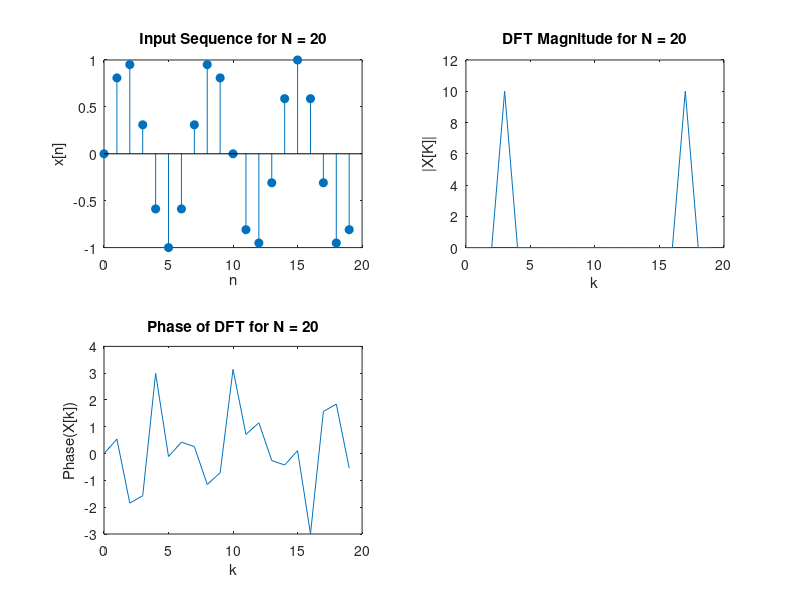

MATLAB code for this plot:
n = -200:200;
N = 20;
wo = 3*pi/10;  
x = sin(wo*n);

x_truncated = x(1:N); 

X_k = fft(x_truncated, N);

figure;
subplot(2,2,1);
stem(0:N-1, x_truncated, 'filled'); 
title(['Input Sequence for N = ', num2str(N)]);
xlabel('n');
ylabel('x[n]');

subplot(2,2,2);
plot(0:N-1, abs(X_k)); 
title(['DFT Magnitude for N = ', num2str(N)]);
xlabel('k');
ylabel('|X[K]|');

subplot(2,2,3);
plot(0:N-1, angle(X_k)); 
title(['Phase of DFT for N = ', num2str(N)]);
xlabel('k');
ylabel('Phase(X[k])');
